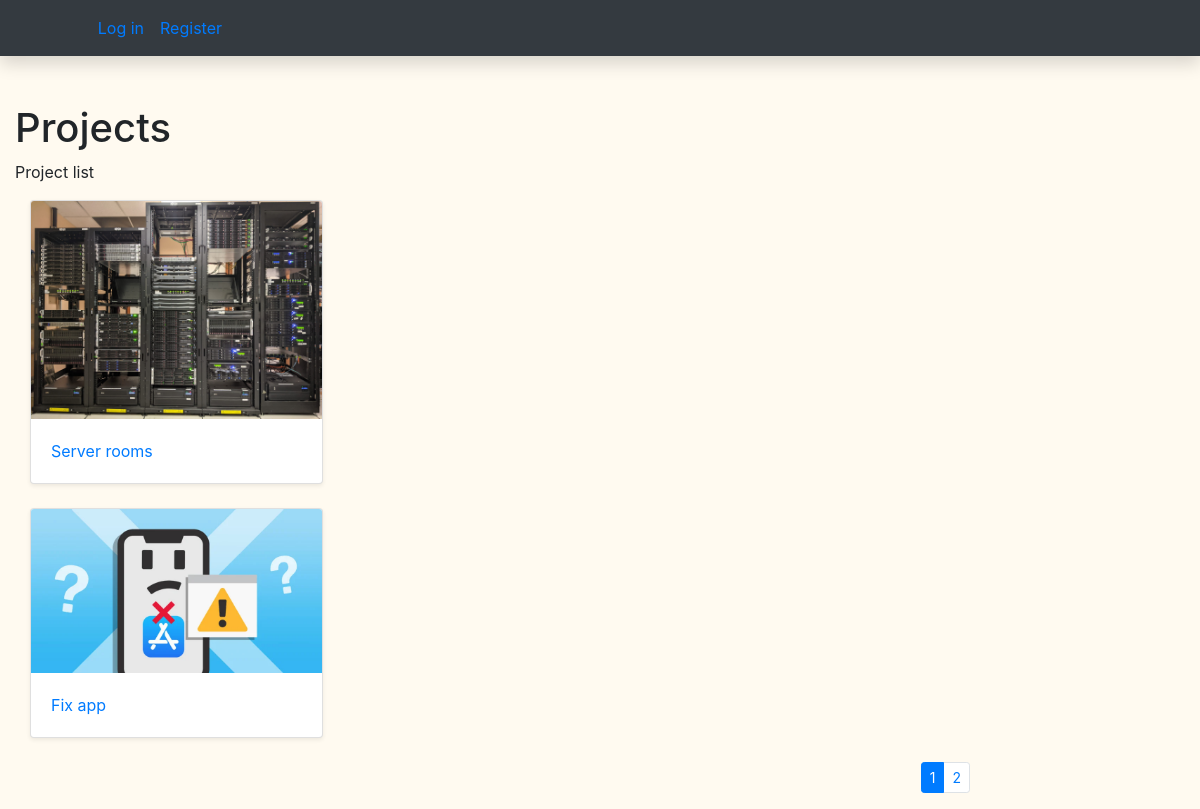
Screenshot of /library/projects/ with the database file from the repository.
### library/models.py (models this page shows, shortened)
class Project(models.Model):
    name = models.CharField('Name', max_length=100)
    start_date = models.DateField('Start date')
    end_date = models.DateField('End date')
    client = models.ForeignKey(Client, on_delete=models.SET_NULL, null=True, related_name='projects')
    user = models.ForeignKey(User, on_delete=models.SET_NULL, null=True)
    employees = models.ManyToManyField(Employee, related_name='projects')
    invoice = models.ForeignKey(Invoice, on_delete=models.SET_NULL, null=True)
    description = HTMLField()
    cover = models.ImageField('Cover', upload_to='covers', null=True)

### library/views.py (the view)
# urls.py: path('projects/', views.projects, name='projects'),
def projects(request):
    paginator = Paginator(Project.objects.all(), 2)
    page_number = request.GET.get('page')
    paged_projects = paginator.get_page(page_number)
    context = {
        'projects': paged_projects
    }
    return render(request, 'projects.html', context=context)

### templates/projects.html
{% extends "base.html" %}
{% block content %}
{% load static %}
<h1>Projects</h1>
<p>Project list</p>
      {% for project in projects %}
        <div class="col-md-4 d-flex align-items-stretch">
          <div class="card mb-4 shadow-sm">
              {% if project.cover %}
              <img src="{{ project.cover.url }}" class="card-img-top" alt="...">
            {% else %}
              <img src="{% static 'img/no-image.png' %}" class="card-img-top">
            {% endif %}
            <div class="card-body">
              <p class="card-text"><a href="{{ project.id }}">{{ project.name }}</a></p>
            </div>
          </div>
        </div>
      {% endfor %}
<div class="container puslapiai">
    <nav aria-label="...">
        {% if projects.has_other_pages %}
            <ul class="pagination pagination-sm justify-content-end">
                {% for project in projects.paginator.page_range %}
                    {% if projects.number == project %}
                        <li class="page-item active">
                            <a class="page-link">{{ project }}</a>
                        </li>
                    {% else %}
                        <li class="page-item">
                            <a class="page-link" href="?page={{ project }}">{{ project }}</a>
                        </li>
                    {% endif %}
                {% endfor %}
            </ul>
        {% endif %}
    </nav>
</div>
{% endblock %}

### library/static/css/styles.css (style rules this page uses)
body { background-color: #FFFAF0; }

### rows the page displays
Project: cover (picture), name "Server rooms"
Project: cover (picture), name "Fix app"

### other values shown
{{ project }} "1"
{{ project }} "2"
